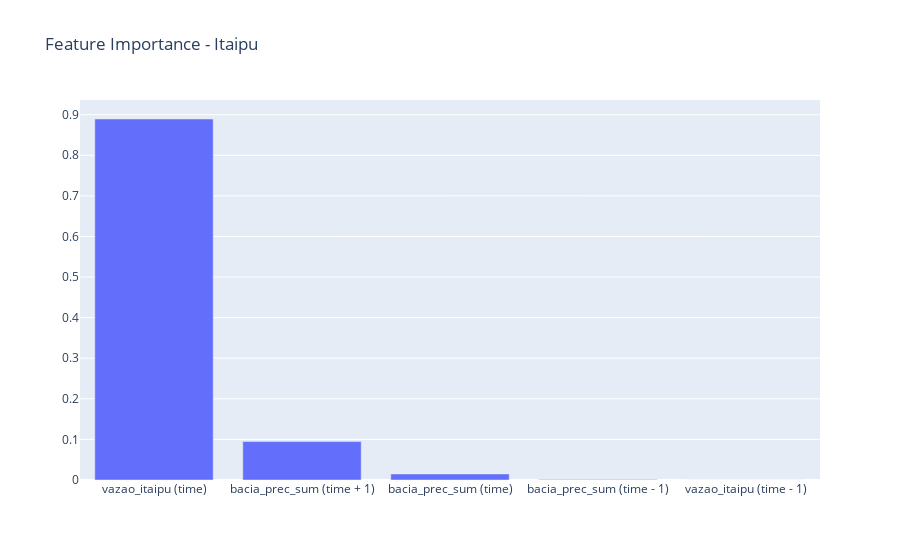

Notebook code for this chart:
### Code cell
# plot feature importance sorted highest to lowest
feature_importance = {k: v for k, v in zip(df_poc.columns[:-1], dt.feature_importances_)}

feature_importance = dict(sorted(feature_importance.items(), key=lambda item: item[1], reverse=True))

fig = go.Figure(data=[
    go.Bar(name='Feature Importance', x=list(feature_importance.keys()), y=list(feature_importance.values())),
])

fig.update_layout(title=f'Feature Importance - Itaipu')
fig.write_image(f"{dir_figures}/dt_feature_importance_plot.png", width=1400, scale=1)
fig.show()

### Figure 1 — Plotly figure (JSON) as saved in the notebook; plotly's stock layout.template omitted (floating-point values rounded to 4 significant figures)
{"data": [{"name": "Feature Importance", "type": "bar", "x": ["vazao_itaipu (time)", "bacia_prec_sum (time + 1)", "bacia_prec_sum (time)", "bacia_prec_sum (time - 1)", "vazao_itaipu (time - 1)"], "y": [0.8894, 0.0948, 0.01486, 0.0009474, 0]}], "layout": {"title": {"text": "Feature Importance - Itaipu"}}}
